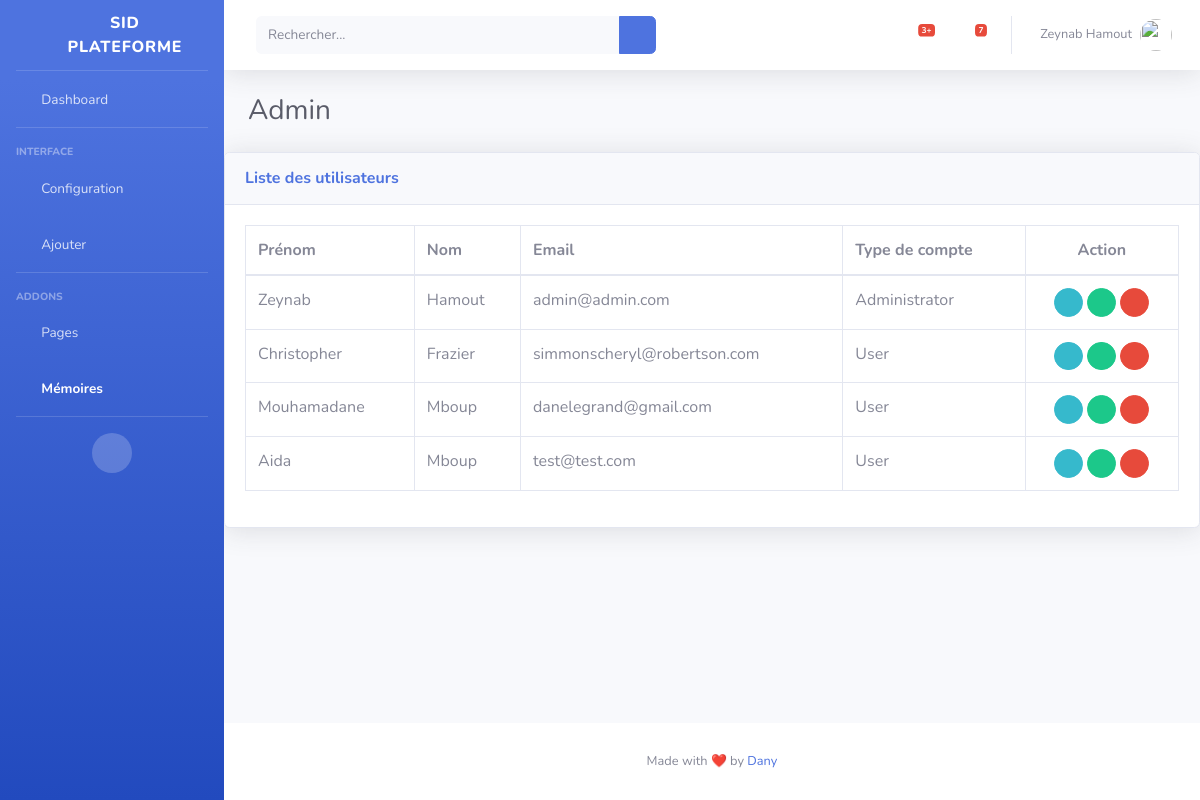
The app's page /admin/users (signed in) with its own data.
### app/base/models.py (models this page shows, shortened)
class User(db.Model, UserMixin):
    id = db.Column(db.Integer, primary_key=True)
    first_name = db.Column(db.String(150))
    last_name = db.Column(db.String(150))
    email = db.Column(db.String(150), unique=True)
    confirmed = db.Column(db.Boolean, default=False)
    password_hash = db.Column(db.String(150))
    role_id = db.Column(db.Integer, db.ForeignKey('roles.id'))
    replies = db.relationship('Reply', backref='user', lazy='dynamic')
    def can(self, permissions):
        return self.role is not None and \
            (self.role.permissions & permissions) == permissions
    @property
    def password(self):
        raise AttributeError('`password` is not a readable attribute')

class Role(db.Model):
    __tablename__ = 'roles'
    id = db.Column(db.Integer, primary_key=True)
    role_name = db.Column(db.String(65), unique=True)
    role_index = db.Column(db.String(65))
    default = db.Column(db.Boolean, default=True, index=True)
    permissions = db.Column(db.Integer)
    users = db.relationship('User', backref='role', lazy='dynamic')

### app/base/views.py (the view)
@blueprint.route('/users')
@login_required
@admin_required
def registed_users():
    roles = Role.query.all()
    users = User.query.all()
    return render_template('admin/registred_users.html', user=current_user, users=users, roles=roles)

### app/base/models.py (called while the page is built)
@login_manager.user_loader
def loader_user(key):
    return User.query.get(int(key))

### app/templates/admin/registred_users.html (shortened to what this page needs)
{% extends "admin/index.html" %}
{% block registered %}
<div class="card shadow mb-4">
    <div class="card-header py-3">
      <h6 class="m-0 font-weight-bold text-primary">Liste des utilisateurs</h6>
    </div>
    <div class="card-body">
      <div class="table-responsive">
        <table class="table table-bordered" id="dataTable" width="100%" cellspacing="0">
          <thead>
            <tr>
              <th>Prénom</th>
              <th>Nom</th>
              <th>Email</th>
              <th>Type de compte</th>
              <th style="text-align: center;">Action</th>
            </tr>
          </thead>
          <tbody>
            {% for u in users %}
            <tr>
              <td>{{ u.first_name }}</td>
              <td>{{ u.last_name }}</td>
              <td>{{ u.email }}</td>
              <td>{{ u.role.role_name }}</td>
              <td style="text-align: center;"><button class="btn btn-info btn-circle btn-sm"><i class="fas fa-info-circle"></i></button>
                <button class="btn btn-circle btn-success btn-sm"><i class="fas fa-check"></i></button>
                <button onclick="window.location.href = '{{ url_for('admin_views.delete_user', user_id=u.id)}}';" class="btn btn-circle btn-danger btn-sm"><i class="fas fa-trash"></i></button>
              </td>
            </tr>
            {% endfor %}
          </tbody>
        </table>
      </div>
    </div>
  </div>
{% endblock %}

### app/templates/site-template/navigation.html (shortened to what this page needs)
<nav class="navbar navbar-expand navbar-light bg-white topbar mb-4 static-top shadow">
    <form class="d-none d-sm-inline-block form-inline mr-auto ml-md-3 my-2 my-md-0 mw-100 navbar-search">
      <div class="input-group">
        <input type="text" class="form-control bg-light border-0 small" placeholder="Rechercher..." aria-label="Search" aria-describedby="basic-addon2">
        <div class="input-group-append">
          <button class="btn btn-primary" type="button">
            <i class="fas fa-search fa-sm"></i>
          </button>
        </div>
      </div>
    </form>
    <ul class="navbar-nav ml-auto">
      <li class="nav-item dropdown no-arrow mx-1">
        <a class="nav-link dropdown-toggle" href="#" id="alertsDropdown" role="button" data-toggle="dropdown" aria-haspopup="true" aria-expanded="false">
          <i class="fas fa-bell fa-fw"></i>
          <span class="badge badge-danger badge-counter">3+</span>
        </a>
      </li>
      <li class="nav-item dropdown no-arrow mx-1">
        <a class="nav-link dropdown-toggle" href="#" id="messagesDropdown" role="button" data-toggle="dropdown" aria-haspopup="true" aria-expanded="false">
          <i class="fas fa-envelope fa-fw"></i>
          <span class="badge badge-danger badge-counter">7</span>
        </a>
      </li>
      <li class="nav-item dropdown no-arrow">
        <a class="nav-link dropdown-toggle" href="#" id="userDropdown" role="button" data-toggle="dropdown" aria-haspopup="true" aria-expanded="false">
          <span class="mr-2 d-none d-lg-inline text-gray-600 small">{{ user.first_name }}&nbsp;{{ user.last_name }}</span>
          <img class="img-profile rounded-circle" src="/static/img/testi_01.png">
        </a>
      </li>
    </ul>
 </nav>

### records on screen
User: first_name "Zeynab", last_name "Hamout", email "admin@admin.com", role.role_name "Administrator"
User: first_name "Christopher", last_name "Frazier", email "simmonscheryl@robertson.com", role.role_name "User"
User: first_name "Mouhamadane", last_name "Mboup", email "danelegrand@gmail.com", role.role_name "User"
User: first_name "Aida", last_name "Mboup", email "test@test.com", role.role_name "User"
